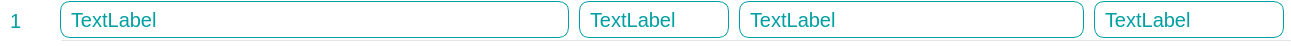
<?xml version="1.0" encoding="UTF-8"?>
<ui version="4.0">
 <class>ItemEntry</class>
 <widget class="QWidget" name="ItemEntry">
  <property name="geometry">
   <rect>
    <x>0</x>
    <y>0</y>
    <width>1291</width>
    <height>46</height>
   </rect>
  </property>
  <property name="sizePolicy">
   <sizepolicy hsizetype="Expanding" vsizetype="Preferred">
    <horstretch>0</horstretch>
    <verstretch>0</verstretch>
   </sizepolicy>
  </property>
  <property name="windowTitle">
   <string>Form</string>
  </property>
  <property name="styleSheet">
   <string notr="true">* {
	background: #fff;
}

#itemEntry {
	margin-bottom: 10px;
}

QLabel {
	color: rgb(0, 159, 161);
	font-size: 15pt;
	max-height: 35px;
	padding-left: 5px;
}

#add_entry_values QLabel {
	border: 1px solid rgb(0, 159, 161);
	border-radius: 10px;
}</string>
  </property>
  <widget class="QWidget" name="layoutWidget">
   <property name="geometry">
    <rect>
     <x>0</x>
     <y>0</y>
     <width>1291</width>
     <height>41</height>
    </rect>
   </property>
   <layout class="QHBoxLayout" name="horizontalLayout">
    <property name="spacing">
     <number>15</number>
    </property>
    <property name="topMargin">
     <number>0</number>
    </property>
    <item>
     <widget class="QLabel" name="id">
      <property name="sizePolicy">
       <sizepolicy hsizetype="Fixed" vsizetype="Preferred">
        <horstretch>0</horstretch>
        <verstretch>0</verstretch>
       </sizepolicy>
      </property>
      <property name="maximumSize">
       <size>
        <width>45</width>
        <height>35</height>
       </size>
      </property>
      <property name="text">
       <string>1</string>
      </property>
     </widget>
    </item>
    <item>
     <widget class="QGroupBox" name="add_entry_values">
      <property name="title">
       <string>GroupBox</string>
      </property>
      <widget class="QWidget" name="horizontalLayoutWidget">
       <property name="geometry">
        <rect>
         <x>-1</x>
         <y>-1</y>
         <width>1237</width>
         <height>41</height>
        </rect>
       </property>
       <layout class="QHBoxLayout" name="horizontalLayout_2">
        <property name="spacing">
         <number>10</number>
        </property>
        <item>
         <widget class="QLabel" name="name">
          <property name="sizePolicy">
           <sizepolicy hsizetype="Fixed" vsizetype="Preferred">
            <horstretch>0</horstretch>
            <verstretch>0</verstretch>
           </sizepolicy>
          </property>
          <property name="minimumSize">
           <size>
            <width>510</width>
            <height>0</height>
           </size>
          </property>
          <property name="maximumSize">
           <size>
            <width>510</width>
            <height>37</height>
           </size>
          </property>
          <property name="styleSheet">
           <string notr="true">margin-left: 1px;</string>
          </property>
          <property name="text">
           <string>TextLabel</string>
          </property>
         </widget>
        </item>
        <item>
         <widget class="QLabel" name="qty">
          <property name="sizePolicy">
           <sizepolicy hsizetype="Fixed" vsizetype="Preferred">
            <horstretch>0</horstretch>
            <verstretch>0</verstretch>
           </sizepolicy>
          </property>
          <property name="minimumSize">
           <size>
            <width>150</width>
            <height>0</height>
           </size>
          </property>
          <property name="maximumSize">
           <size>
            <width>150</width>
            <height>37</height>
           </size>
          </property>
          <property name="text">
           <string>TextLabel</string>
          </property>
         </widget>
        </item>
        <item>
         <widget class="QLabel" name="lab">
          <property name="sizePolicy">
           <sizepolicy hsizetype="Fixed" vsizetype="Preferred">
            <horstretch>0</horstretch>
            <verstretch>0</verstretch>
           </sizepolicy>
          </property>
          <property name="minimumSize">
           <size>
            <width>345</width>
            <height>0</height>
           </size>
          </property>
          <property name="maximumSize">
           <size>
            <width>345</width>
            <height>37</height>
           </size>
          </property>
          <property name="text">
           <string>TextLabel</string>
          </property>
         </widget>
        </item>
        <item>
         <widget class="QLabel" name="location">
          <property name="sizePolicy">
           <sizepolicy hsizetype="Preferred" vsizetype="Preferred">
            <horstretch>0</horstretch>
            <verstretch>0</verstretch>
           </sizepolicy>
          </property>
          <property name="minimumSize">
           <size>
            <width>200</width>
            <height>0</height>
           </size>
          </property>
          <property name="maximumSize">
           <size>
            <width>200</width>
            <height>37</height>
           </size>
          </property>
          <property name="styleSheet">
           <string notr="true">margin-right: 10px;</string>
          </property>
          <property name="text">
           <string>TextLabel</string>
          </property>
         </widget>
        </item>
       </layout>
      </widget>
     </widget>
    </item>
   </layout>
  </widget>
 </widget>
 <resources/>
 <connections/>
</ui>
